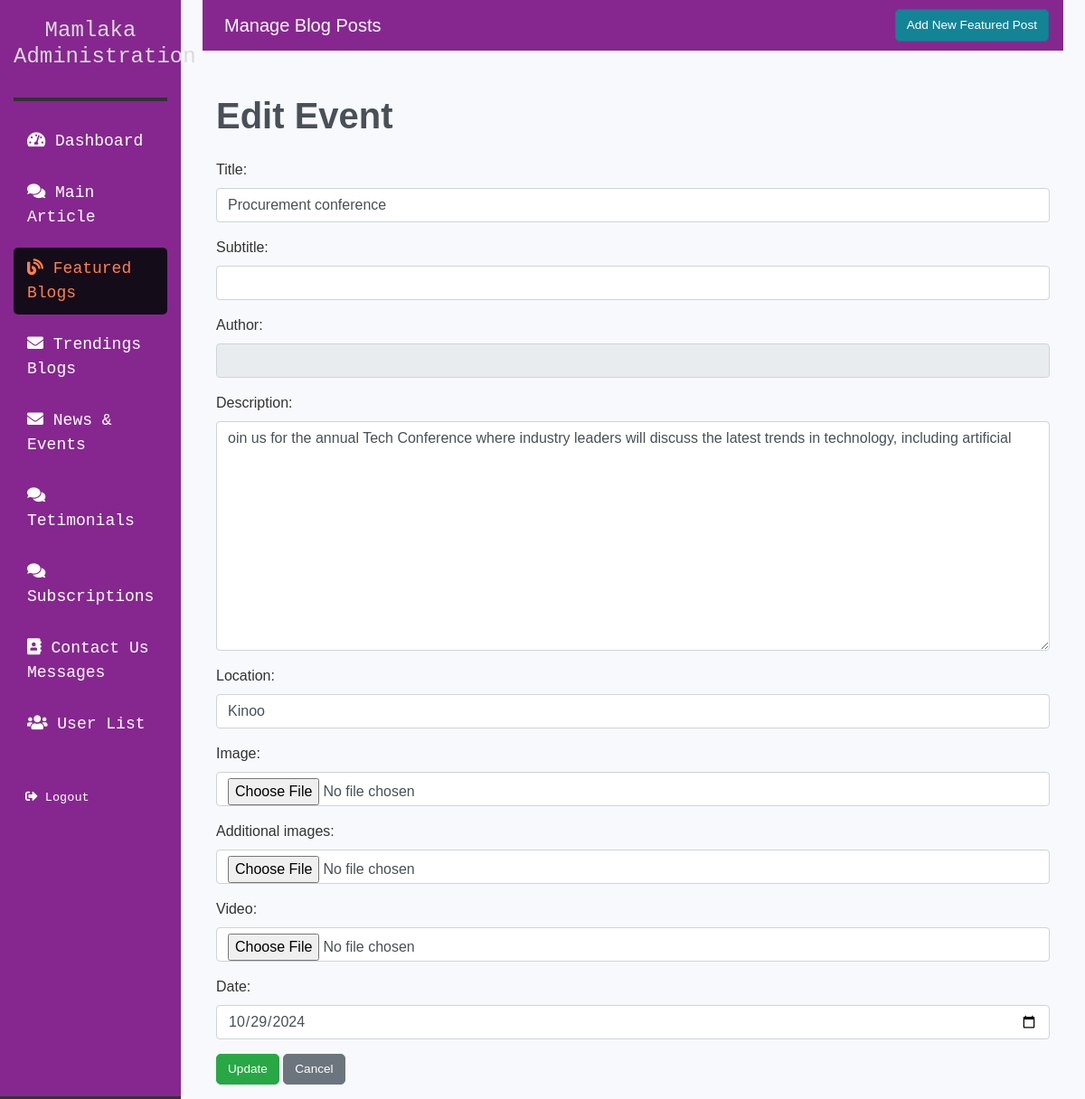
The page /events/edit/2/ (signed in) on the database its author committed.
### blog/models_backup.py (models this page shows, shortened)
class Event(models.Model):
    title = models.CharField(max_length=255)
    subtitle = models.CharField(max_length=255, null=True, blank=True)
    image = models.ImageField(upload_to='events/', null=True, blank=True)
    date = models.DateField()
    location = models.CharField(max_length=255)
    description = models.TextField()
    additional_images = models.ImageField(upload_to='events/images/', null=True, blank=True)
    video = models.FileField(upload_to='videos/', null=True, blank=True)  # Update field name and type
    author = models.ForeignKey(User, on_delete=models.CASCADE, related_name='events', null=True, blank=True)  # Author field

### blog/template_views.py (the view)
# urls.py: path('events/edit/<int:pk>/', template_views.EventUpdateView.as_view(), name='event_update'),
@method_decorator(login_required(login_url='/accounts/login/'), name='dispatch')
class EventUpdateView(UpdateView):
    model = Event
    form_class = EventForm
    template_name = 'event_form.html'
    success_url = reverse_lazy('event_list')

### blog/templates/event_form.html (shortened to what this page needs)
{% extends 'base.html' %}
{% block content %}
<div class="container mt-5">
    <h1 class="mb-4">{% if event %}Edit Event{% else %}Add Event{% endif %}</h1>
    <form method="post" enctype="multipart/form-data">
        {{ form.as_p }}
        <div class="form-group">
            <button type="submit" class="btn btn-success">{% if event %}Update{% else %}Create{% endif %}</button>
            <a href="{% url 'event_list' %}" class="btn btn-secondary">Cancel</a>
        </div>
    </form>
</div>
{% endblock %}

### templates/base.html (style rules this page uses)
body { background-color: #f7f9fc; color: #333; font-family: Arial, sans-serif; }
h1 { font-weight: 600; color: #495057; }
.btn { font-size: 0.85rem; transition: all 0.3s ease; border-radius: 5px; }

### rows shown on the page
Event: title "Procurement conference", description "oin us for the annual Tech Conference where industry leaders will discuss the latest trends in technology, including artificial", location "Kinoo", date "10/29/2024"
